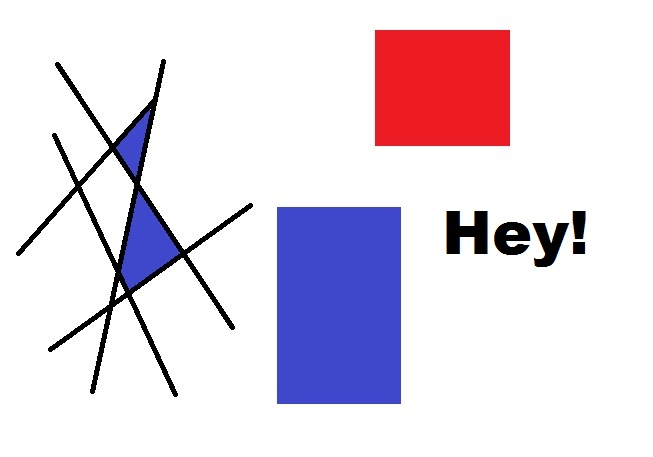
#> input picture OpenCV/opencv-corner-detection-sample.jpg, 653 x 457 px, given in place of the camera
$ python 'Gradients & edge detection.py'   (older library calls are emulated)
#> lines starting #> are read from the running program, lines starting #| are printed output that depends on the picture; after the words box and inside, x2 and y2 are one past the last pixel; in counts of white or black regions, pixels touching at a corner belong together
import cv2
import numpy as np

cap= cv2.VideoCapture(0)

while True:
    _, frame= cap.read()
#> frame is the input picture: shape (457, 653, 3); mean B, G, R 229.7, 216.9, 227

    laplacian= cv2.Laplacian(frame, cv2.CV_64F)
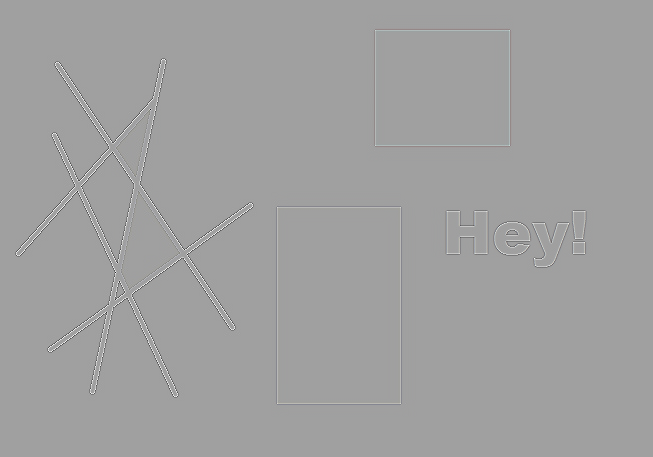
#> laplacian: shape (457, 653, 3) float64; mean B, G, R 0, 0, 0; drawn with min black and max white
    sobelx= cv2.Sobel(frame, cv2.CV_64F, 1, 0, ksize=5)#ksize= kernel size
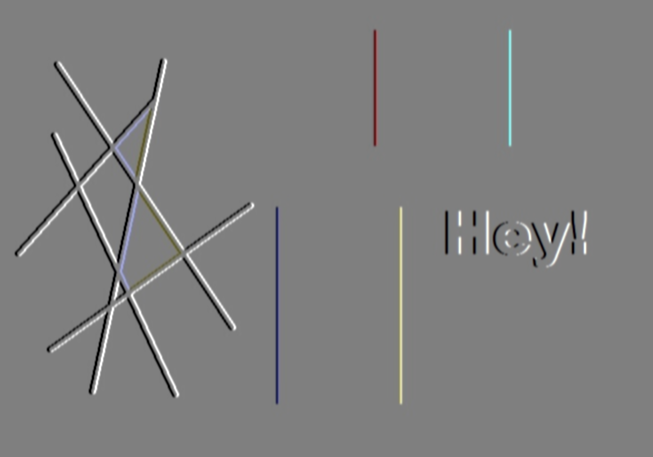
#> sobelx: shape (457, 653, 3) float64; mean B, G, R 0, 0, 0; drawn with min black and max white
    sobely= cv2.Sobel(frame,cv2.CV_64F, 0, 1, ksize=5)
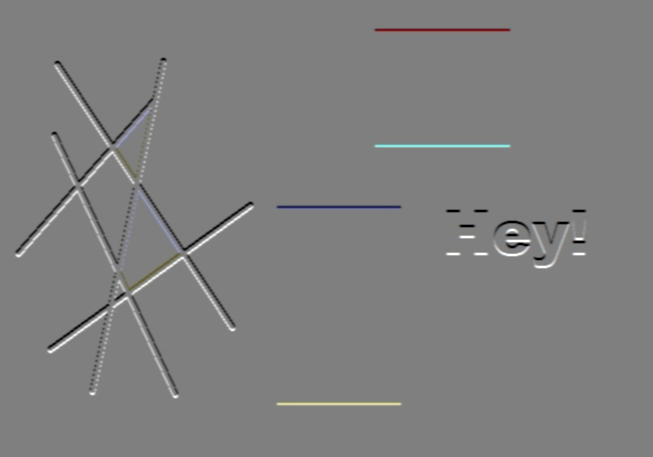
#> sobely: shape (457, 653, 3) float64; mean B, G, R 0, 0, 0; drawn with min black and max white

    edges= cv2.Canny(frame, 100, 200)#can change these values
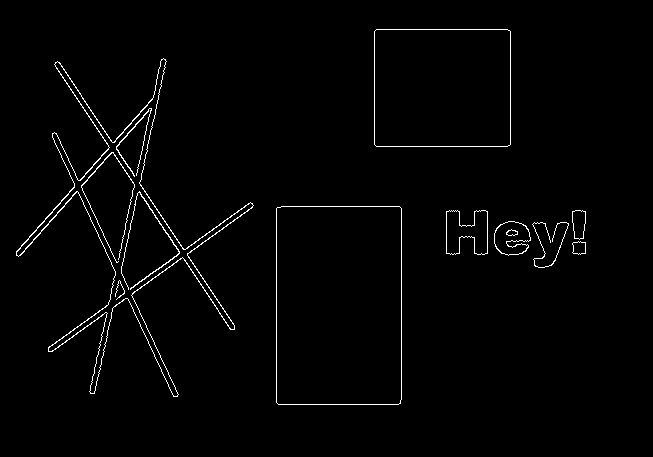
#> edges: shape (457, 653); 1.6% white in thin lines or dots, all inside (x1, y1, x2, y2) = (16, 29, 586, 405)

    cv2.imshow('original', frame)
    cv2.imshow('laplacian', laplacian)
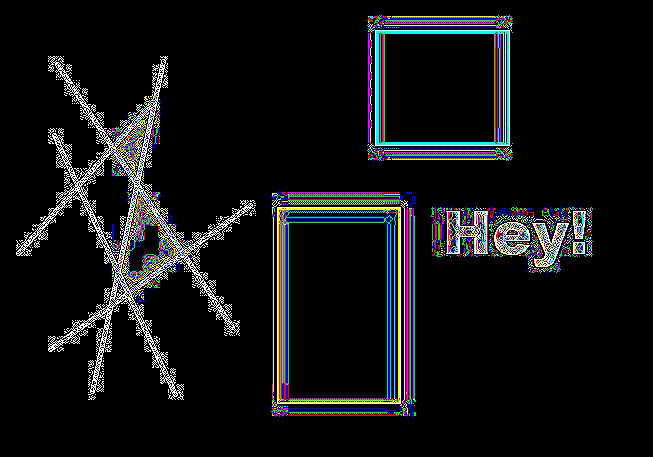
#> window 'laplacian': shape (457, 653, 3); mean B, G, R 19.4, 18.6, 17.3
    #cv2.imshow('sobelx', sobelx)
    #cv2.imshow('sobely', sobely)
    cv2.imshow('edges', edges)

    k= cv2.waitKey(5) & 0xFF
#> (key Esc is pressed here)
    if k==27:
        break

cv2.destroyAllWindows()
cap.release()
